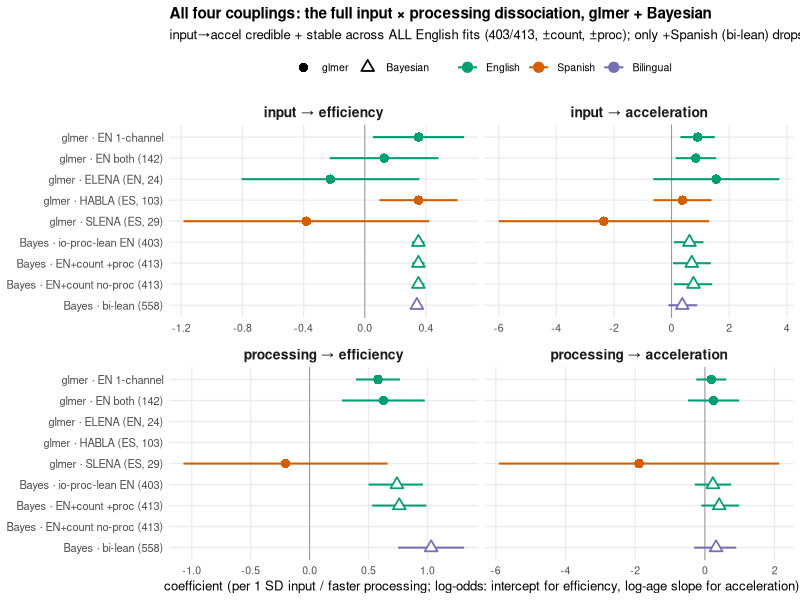

This chart was generated by the following R code:
## All FOUR couplings as a 2x2 panel grid -- input/processing x efficiency(level)/acceleration --
## with every glmer + Bayesian estimate on a shared estimator y-axis. Common per-1-SD units;
## processing is in "faster-processing -> outcome" units on both sides (glmer proc_z = -residual;
## Bayesian eff_proc_* sign-flipped in sm2_overlay). Lets us read the whole dissociation at once.
## RUN LOCALLY. -> figs/four_couplings_forest.png
suppressPackageStartupMessages({library(dplyr); library(ggplot2); library(here); library(readr)})

gl  <- read_csv(here("studies/io_proc_glmer/results/glmer_ladder_coefs.csv"),  show_col_types = FALSE)
coh <- read_csv(here("studies/io_proc_glmer/results/cohort_glmer_coefs.csv"),   show_col_types = FALSE)
slp <- read_csv(here("studies/io_proc_glmer/results/slena_proc.csv"),           show_col_types = FALSE)
sm2 <- read_csv(here("studies/io_proc_glmer/results/sm2_overlay.csv"),          show_col_types = FALSE)

coupling <- function(channel, term) ifelse(channel == "input",
  ifelse(term == "level", "input → efficiency", "input → acceleration"),
  ifelse(term == "level", "processing → efficiency", "processing → acceleration"))
row_of <- function(df, est_lab, method, language) df %>%
  transmute(coupling = coupling(channel, term), estimator = est_lab, method, language, est, lo, hi)

d <- bind_rows(
  row_of(filter(gl, spec == "both_common"),                 "glmer · EN both (142)",      "glmer", "English"),
  row_of(filter(gl, spec == "input_full"),                  "glmer · EN 1-channel",       "glmer", "English"),
  row_of(filter(gl, spec == "proc_full"),                   "glmer · EN 1-channel",       "glmer", "English"),
  row_of(filter(coh, grepl("SLENA", spec)),                 "glmer · SLENA (ES, 29)",     "glmer", "Spanish"),
  row_of(slp,                                               "glmer · SLENA (ES, 29)",     "glmer", "Spanish"),
  row_of(filter(coh, grepl("HABLA", spec)),                 "glmer · HABLA (ES, 103)",    "glmer", "Spanish"),
  row_of(filter(coh, grepl("ELENA", spec)),                 "glmer · ELENA (EN, 24)",     "glmer", "English"),
  row_of(filter(sm2, spec == "en_d2"),                      "Bayes · io-proc-lean EN (403)","Bayesian","English"),
  row_of(filter(sm2, spec == "enct_proc"),                  "Bayes · EN+count +proc (413)","Bayesian","English"),
  row_of(filter(sm2, spec == "enct_noproc"),                "Bayes · EN+count no-proc (413)","Bayesian","English"),
  row_of(filter(sm2, spec == "bi_d2"),                      "Bayes · bi-lean (558)",      "Bayesian","Bilingual"))

EST_ORDER <- rev(c("glmer · EN 1-channel", "glmer · EN both (142)", "glmer · ELENA (EN, 24)",
                   "glmer · HABLA (ES, 103)", "glmer · SLENA (ES, 29)",
                   "Bayes · io-proc-lean EN (403)", "Bayes · EN+count +proc (413)",
                   "Bayes · EN+count no-proc (413)", "Bayes · bi-lean (558)"))
d <- d %>% mutate(estimator = factor(estimator, EST_ORDER),
                  language  = factor(language, c("English","Spanish","Bilingual")),
                  method    = factor(method, c("glmer","Bayesian")),
                  coupling  = factor(coupling, c("input → efficiency","input → acceleration",
                                                 "processing → efficiency","processing → acceleration")))
PAL <- c(English="#009E73", Spanish="#D55E00", Bilingual="#7570b3")
p <- ggplot(d, aes(est, estimator, color=language, shape=method)) +
  geom_vline(xintercept=0, linewidth=0.3, color="grey55") +
  geom_linerange(aes(xmin=lo, xmax=hi), linewidth=0.7) +
  geom_point(size=2.6, fill="white", stroke=0.9) +
  facet_wrap(~coupling, scales="free_x", ncol=2) +
  scale_color_manual(values=PAL, name=NULL) +
  scale_shape_manual(values=c(glmer=16, Bayesian=24), name=NULL) +
  labs(x="coefficient (per 1 SD input / faster processing; log-odds: intercept for efficiency, log-age slope for acceleration)",
       y=NULL, title="All four couplings: the full input × processing dissociation, glmer + Bayesian",
       subtitle="input→accel credible + stable across ALL English fits (403/413, ±count, ±proc); only +Spanish (bi-lean) drops to 0.37. proc→efficiency strong everywhere") +
  theme_minimal(base_size=9.5) +
  theme(panel.grid.minor=element_blank(), legend.position="top",
        plot.title=element_text(face="bold", size=11), strip.text=element_text(face="bold", size=10),
        axis.text.y=element_text(size=8))
ggsave(here("studies/io_proc_glmer/figs/four_couplings_forest.png"), p, width=11, height=6.4, dpi=140)
cat("wrote figs/four_couplings_forest.png\n")
d %>% arrange(coupling, estimator) %>%
  transmute(coupling, estimator, est=round(est,2), ci=sprintf("[%.2f,%.2f]",lo,hi)) %>% as.data.frame() %>% print(row.names=FALSE)
